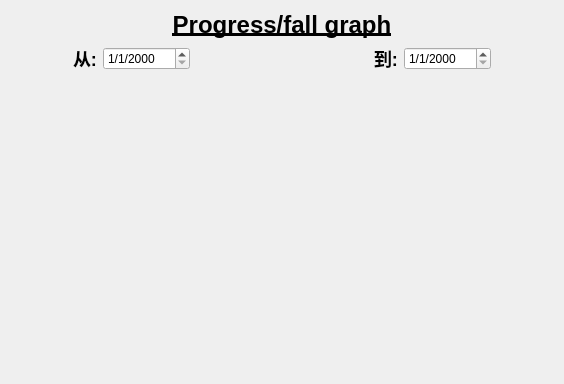
<?xml version="1.0" encoding="UTF-8"?>
<ui version="4.0">
 <class>ProgressFallWidget</class>
 <widget class="QWidget" name="ProgressFallWidget">
  <property name="geometry">
   <rect>
    <x>0</x>
    <y>0</y>
    <width>564</width>
    <height>384</height>
   </rect>
  </property>
  <property name="windowTitle">
   <string>Form</string>
  </property>
  <layout class="QVBoxLayout" name="verticalLayout">
   <item>
    <widget class="QLabel" name="label_3">
     <property name="text">
      <string>&lt;html&gt;&lt;head/&gt;&lt;body&gt;&lt;p align=&quot;center&quot;&gt;&lt;span style=&quot; font-size:xx-large; font-weight:600; text-decoration: underline;&quot;&gt;Progress/fall graph&lt;/span&gt;&lt;/p&gt;&lt;/body&gt;&lt;/html&gt;</string>
     </property>
    </widget>
   </item>
   <item>
    <layout class="QHBoxLayout" name="horizontalLayout_3">
     <item>
      <layout class="QHBoxLayout" name="horizontalLayout">
       <item>
        <spacer name="horizontalSpacer_2">
         <property name="orientation">
          <enum>Qt::Horizontal</enum>
         </property>
         <property name="sizeHint" stdset="0">
          <size>
           <width>40</width>
           <height>20</height>
          </size>
         </property>
        </spacer>
       </item>
       <item>
        <widget class="QLabel" name="label">
         <property name="text">
          <string>&lt;h2&gt;从:&lt;/h2&gt;</string>
         </property>
        </widget>
       </item>
       <item>
        <widget class="QDateEdit" name="dateEdit">
         <property name="displayFormat">
          <string>d/M/yyyy</string>
         </property>
        </widget>
       </item>
      </layout>
     </item>
     <item>
      <spacer name="horizontalSpacer">
       <property name="orientation">
        <enum>Qt::Horizontal</enum>
       </property>
       <property name="sizeHint" stdset="0">
        <size>
         <width>40</width>
         <height>20</height>
        </size>
       </property>
      </spacer>
     </item>
     <item>
      <layout class="QHBoxLayout" name="horizontalLayout_2">
       <item>
        <widget class="QLabel" name="label_2">
         <property name="text">
          <string>&lt;html&gt;&lt;head/&gt;&lt;body&gt;&lt;p&gt;&lt;span style=&quot; font-size:x-large; font-weight:600;&quot;&gt;到:&lt;/span&gt;&lt;/p&gt;&lt;/body&gt;&lt;/html&gt;</string>
         </property>
        </widget>
       </item>
       <item>
        <widget class="QDateEdit" name="dateEdit_2">
         <property name="displayFormat">
          <string>d/M/yyyy</string>
         </property>
        </widget>
       </item>
       <item>
        <spacer name="horizontalSpacer_3">
         <property name="orientation">
          <enum>Qt::Horizontal</enum>
         </property>
         <property name="sizeHint" stdset="0">
          <size>
           <width>40</width>
           <height>20</height>
          </size>
         </property>
        </spacer>
       </item>
      </layout>
     </item>
    </layout>
   </item>
   <item>
    <spacer name="verticalSpacer">
     <property name="orientation">
      <enum>Qt::Vertical</enum>
     </property>
     <property name="sizeHint" stdset="0">
      <size>
       <width>20</width>
       <height>40</height>
      </size>
     </property>
    </spacer>
   </item>
  </layout>
 </widget>
 <resources/>
 <connections/>
</ui>
